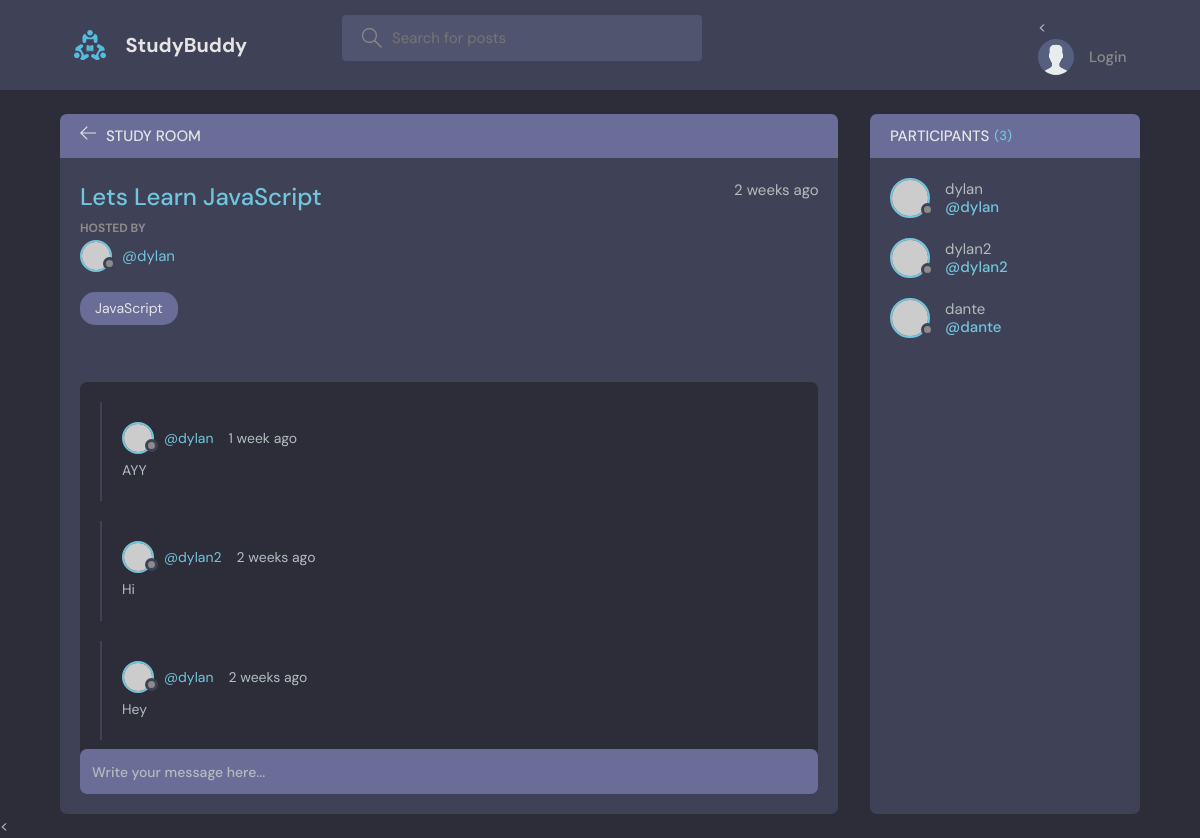
The app's page /room/1/, older data.
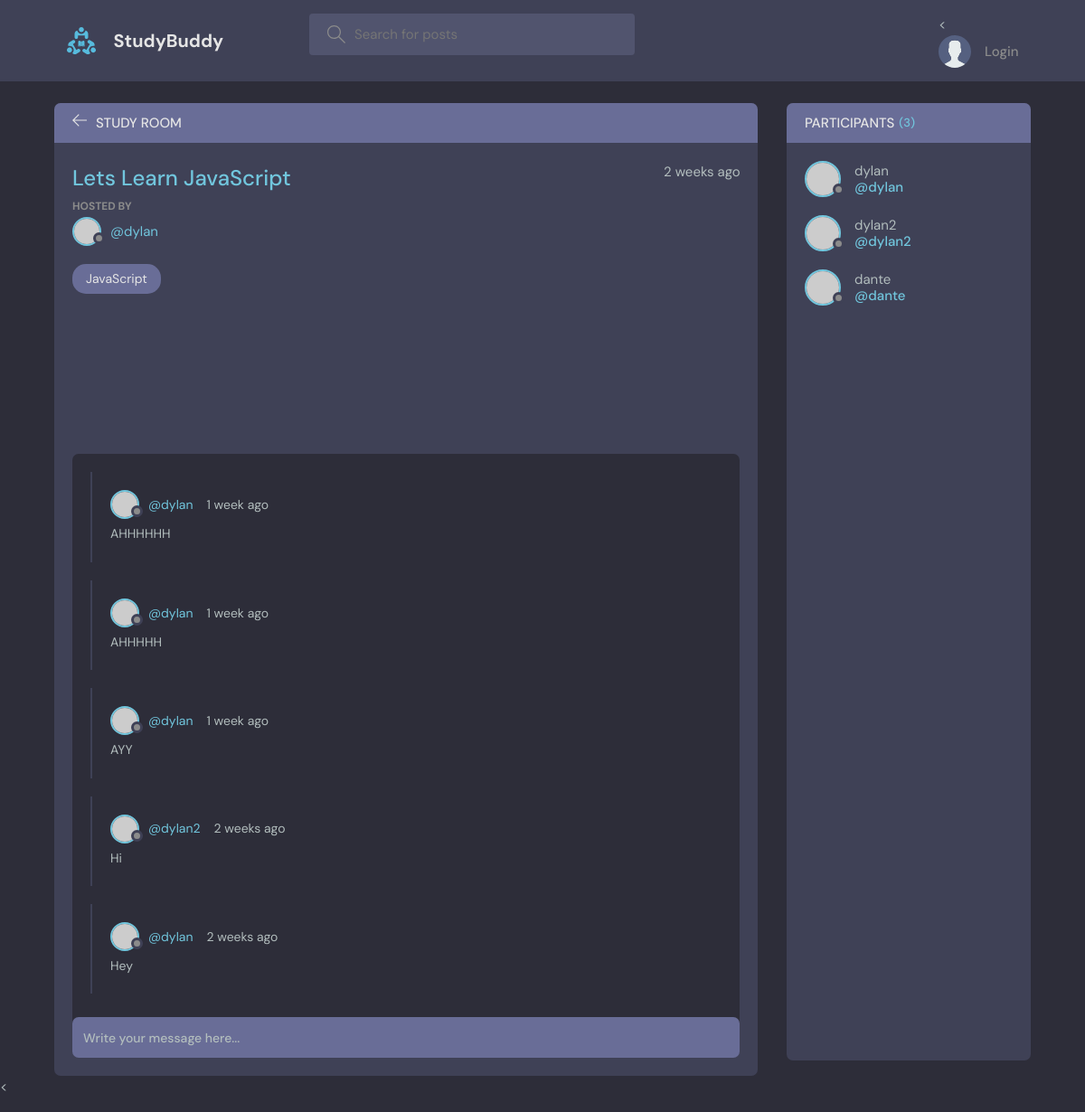
The same page, newer data.
### base/models.py (models this page shows, shortened)
class Message(models.Model):
    user = models.ForeignKey(User, on_delete=models.CASCADE)
    room = models.ForeignKey(Room, on_delete=models.CASCADE)
    body = models.TextField()
    updated = models.DateTimeField(auto_now=True)
    created = models.DateTimeField(auto_now_add=True)
    class Meta:
        ordering = ['-updated', '-created']

### base/views.py (the view, shortened to what this page needs)
# urls.py: path('room/<str:pk>/', views.room, name="room"),
def room(request, pk):
    room = Room.objects.get(id=pk)
    room_messages = room.message_set.all()
    participants = room.participants.all()
    context = {'room': room, 'room_messages': room_messages, 'participants': participants}
    return render(request, 'base/room.html', context)

### base/models.py (called while the page is built)
    def __str__(self):
        return self.name

### base/templates/base/room.html (shortened to what this page needs)
{% extends 'main.html' %}
{% block content %}
    <main class="profile-page layout layout--2">
      <div class="container">
        <div class="room">
          <div class="room__top">
            <div class="room__topLeft">
              <a href="{% url 'home' %}">
                <svg version="1.1" xmlns="http://www.w3.org/2000/svg" width="32" height="32" viewBox="0 0 32 32">
                  <title>arrow-left</title>
                  <path
                    d="M13.723 2.286l-13.723 13.714 13.719 13.714 1.616-1.611-10.96-10.96h27.625v-2.286h-27.625l10.965-10.965-1.616-1.607z"
                  ></path>
                </svg>
              </a>
              <h3>Study Room</h3>
            </div>
          </div>
          <div class="room__box scroll">
            <div class="room__header scroll">
              <div class="room__info">
                <h3>{{room.name}}</h3>
                <span>{{room.created|timesince}} ago</span>
              </div>
              <div class="room__hosted">
                <p>Hosted By</p>
                <a href="{% url 'user-profile' room.host.id %}" class="room__author">
                  <div class="avatar avatar--small">
                    <img src="https://randomuser.me/api/portraits/men/37.jpg" />
                  </div>
                  <span>@{{room.host.username}}</span>
                </a>
              </div>
              <span class="room__topics">{{room.topic}}</span>
            </div>
            <div class="room__conversation">
              <div class="threads scroll">
                {% for message in room_messages %}
                <div class="thread">
                  <div class="thread__top">
                    <div class="thread__author">
                      <a href="{% url 'user-profile' message.user.id %}" class="thread__authorInfo">
                        <div class="avatar avatar--small">
                          <img src="https://randomuser.me/api/portraits/men/37.jpg" />
                        </div>
                        <span>@{{message.user.username}}</span>
                      </a>
                      <span class="thread__date">{{message.created|timesince}} ago</span>
                    </div>
                  </div>
                  <div class="thread__details">
                    {{message.body}}
                  </div>
                </div>
                {% endfor %}
              </div>
            </div>
          </div>
          <div class="room__message">
            <form action="" method="POST">
              <input name="body" placeholder="Write your message here..." /></form>
          </div>
        </div>
        <div class="participants">
          <h3 class="participants__top">Participants <span>({{participants.count}})</span></h3>
          <div class="participants__list scroll">
            {% for user in participants %}
            <a href="{% url 'user-profile' user.id %}" class="participant">
              <div class="avatar avatar--medium">
                <img src="https://randomuser.me/api/portraits/men/37.jpg" />
              </div>
              <p>
                {{user.username}}
                <span>@{{user.username}}</span>
              </p>
            </a>
            {% endfor %}
          </div>
        </div>
      </div>
    </main>
    {% endblock content %}

Row changes from the older to the newer data that the page shows:
added Message: user.username "dylan", created "1 week", body "AHHHHHH"
added Message: user.username "dylan", created "1 week", body "AHHHHH"
